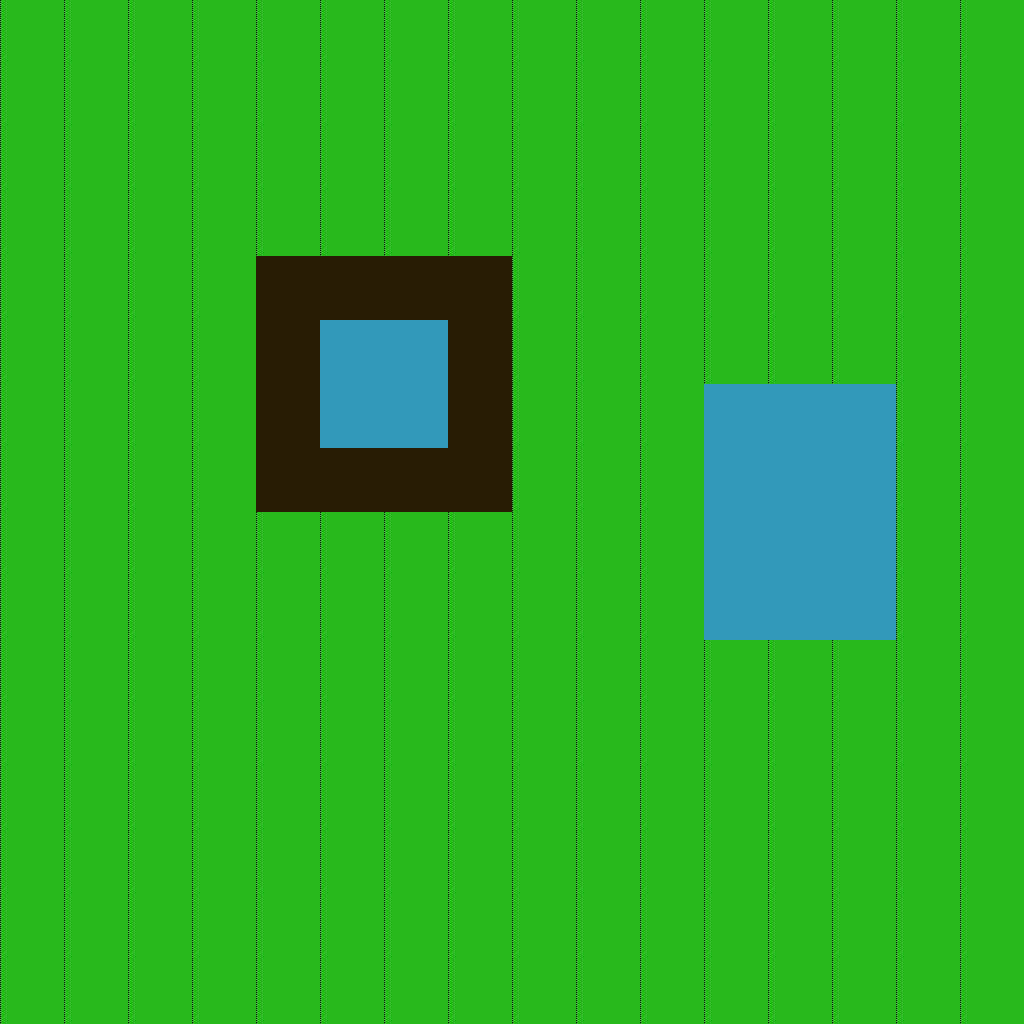

This is a level from a 2D game, rendered from its Tiled map with the project's own tilesets. A one-line summary and the complete map file follow:
An orthogonal 16x16 tile map with 64x64 px tiles, 1 tile layer (ground).

<map version="1.0" orientation="orthogonal" renderorder="right-down" width="16" height="16" tilewidth="64" tileheight="64" nextobjectid="1">
 <tileset firstgid="1" name="tileset" tilewidth="64" tileheight="64" tilecount="16" columns="4">
  <image source="tileset.png" width="256" height="256" />
  <tile id="1">
   <properties>
    <property name="collision" type="bool" value="true" />
   </properties>
  </tile>
 </tileset>
 <layer name="ground" width="16" height="16">
  <data encoding="csv">
1,1,1,1,1,1,1,1,1,1,1,1,1,1,1,1,
1,1,1,1,1,1,1,1,1,1,1,1,1,1,1,1,
1,1,1,1,1,1,1,1,1,1,1,1,1,1,1,1,
1,1,1,1,1,1,1,1,1,1,1,1,1,1,1,1,
1,1,1,1,2,2,2,2,1,1,1,1,1,1,1,1,
1,1,1,1,2,3,3,2,1,1,1,1,1,1,1,1,
1,1,1,1,2,3,3,2,1,1,1,3,3,3,1,1,
1,1,1,1,2,2,2,2,1,1,1,3,3,3,1,1,
1,1,1,1,1,1,1,1,1,1,1,3,3,3,1,1,
1,1,1,1,1,1,1,1,1,1,1,3,3,3,1,1,
1,1,1,1,1,1,1,1,1,1,1,1,1,1,1,1,
1,1,1,1,1,1,1,1,1,1,1,1,1,1,1,1,
1,1,1,1,1,1,1,1,1,1,1,1,1,1,1,1,
1,1,1,1,1,1,1,1,1,1,1,1,1,1,1,1,
1,1,1,1,1,1,1,1,1,1,1,1,1,1,1,1,
1,1,1,1,1,1,1,1,1,1,1,1,1,1,1,1
</data>
 </layer>
</map>
